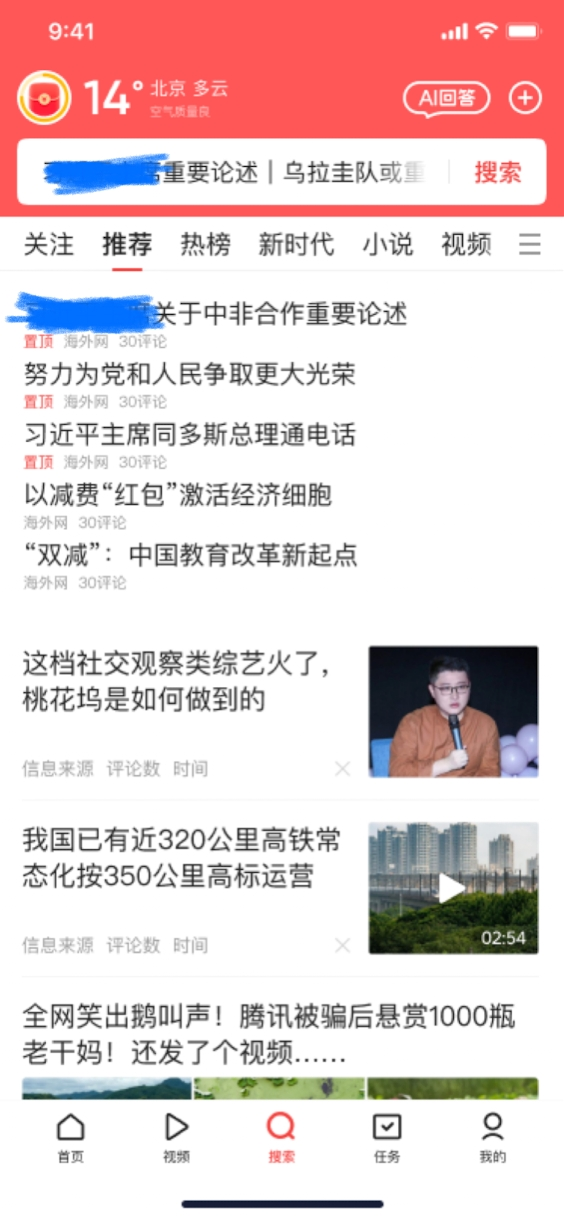
#> input picture img/首页.jpeg, 564 x 1220 px
$ python analyze_image.py '../../../img/首页.jpeg'
#> lines starting #> are read from the running program, lines starting #| are printed output that depends on the picture
import sys, json
from PIL import Image
from collections import Counter


def detect_horizontal_bands(img, y_start, y_end, w, color_threshold, min_width_ratio=0.6):
    """Detect horizontal bands of a given color."""
    bands = []
    in_band = False
    band_start = 0
    for y in range(y_start, y_end, 2):
        row = [img.getpixel((x, y)) for x in range(0, w, 8)]
        matches = sum(1 for p in row if all(a > b for a, b in zip(p, color_threshold)))
        ratio = matches / len(row) if row else 0
        if ratio > min_width_ratio and not in_band:
            in_band = True
            band_start = y
        elif ratio < 0.3 and in_band:
            in_band = False
            bands.append((band_start, y))
    if in_band:
        bands.append((band_start, y_end))
    return bands


def detect_text_region(img, y_start, y_end, w):
    """Detect horizontal regions with dense dark pixels (text)."""
    regions = []
    in_text = False
    text_start = 0
    for y in range(y_start, y_end, 2):
        row = [img.getpixel((x, y)) for x in range(0, w, 4)]
        dark = sum(1 for p in row if p[0] < 80 and p[1] < 80 and p[2] < 80)
        ratio = dark / len(row) if row else 0
        if ratio > 0.03 and not in_text:
            in_text = True
            text_start = y
        elif ratio < 0.01 and in_text:
            in_text = False
            h = y - text_start
            if h > 8:
                regions.append({"y": text_start, "height": h})
    if in_text:
        h = y_end - text_start
        if h > 8:
            regions.append({"y": text_start, "height": h})
    return regions


def classify_card(img, card_y, card_h, w, content_bottom):
    """Classify card type based on structure."""
    h_avail = img.height
    safe_y = min(card_y + card_h // 2, h_avail - 1)
    safe_bottom_y = min(card_y + int(card_h * 0.7), h_avail - 1)

    left_half = [img.getpixel((x, safe_y)) for x in range(0, w // 2, 8)]
    right_half = [img.getpixel((x, safe_y)) for x in range(w // 2, w, 8)]
    left_colors = len(set(left_half))
    right_colors = len(set(right_half))

    has_right_image = right_colors > 30
    full_row = [img.getpixel((x, safe_y)) for x in range(0, w, 4)]
    distinct = len(set(full_row))
    bottom_row = [img.getpixel((x, safe_bottom_y)) for x in range(0, w, 4)]
    bottom_distinct = len(set(bottom_row))

    top_region = img.crop((0, card_y, min(int(w * 0.3), w), card_y + min(30, card_h)))
    top_pixels = list(top_region.getdata())
    red_badge = sum(1 for p in top_pixels if p[0] > 200 and p[1] < 100 and p[2] < 100)

    if card_h > w * 0.5:
        return "LargeImageCard"
    elif has_right_image and card_h < int(w * 0.45):
        return "LeftTextRightImageCard"
    elif distinct > 80:
        return "LeftTextRightImageCard"
    elif red_badge > 5:
        return "TextTopCard"
    else:
        return "LeftTextRightImageCard"


def check_image_loaded(img, card_y, card_h, img_w, img_h):
    """Check if image region has actual content vs gray placeholder."""
    upper = max(0, card_y)
    lower = min(img_h, card_y + card_h)
    if lower <= upper:
        return False, 100
    region = img.crop((0, upper, img_w, lower))
    pixels = list(region.getdata())
    if not pixels:
        return False, 100
    gray = sum(1 for p in pixels if 180 < p[0] < 230 and 180 < p[1] < 230 and 180 < p[2] < 230)
    gray_pct = gray / len(pixels) * 100
    return gray_pct < 60, round(gray_pct, 1)


def analyze_image(path: str) -> dict:
#> called with path = '../../../img/首页.jpeg'
    img = Image.open(path)
#> img is the input picture: PIL image 564x1220 RGB; mean R, G, B 228.8, 210, 210.7
    w, h = img.width, img.height
#> w = 564; h = 1220
    pixels = list(img.getdata())
#> pixels = 688080 items

    # Overall stats
    overall = Counter(pixels).most_common(10)
#> overall = [((255, 255, 255), 403877), ((255, 87, 87), 67491), ((254, 254, 254), 12133), ((253, 253, 253), 3738), ((252, 252, 252), 3120), ((251, 251, 251), 3062), ((250, 250, 250), 2655), ((247, 247, 247), 1777), ((249, 249, 249), 1753), ((244, 244, 244), 1606)]
    total_px = len(pixels)
#> total_px = 688080
    top_colors = [{"hex": f"#{c[0]:02x}{c[1]:02x}{c[2]:02x}", "count": n, "pct": round(n / total_px * 100, 1)}
                  for c, n in overall]
#> top_colors = 10 items

    primary_red = next((c for c in overall if c[0][0] > 200 and c[0][1] < 100 and c[0][2] < 100), None)
#> primary_red = ((255, 87, 87), 67491)
    primary_red_hex = f"#{primary_red[0][0]:02x}{primary_red[0][1]:02x}{primary_red[0][2]:02x}" if primary_red else "N/A"
#> primary_red_hex = '#ff5757'
    primary_red_name = {
        (0xFF, 0x57, 0x57): "#FF5757 (design spec)",
        (0xD8, 0x1E, 0x06): "#D81E06 (old theme)",
    }.get(primary_red[0] if primary_red else None, primary_red_hex)
#> primary_red_name = '#FF5757 (design spec)'

    # ── Header ──
    header_h = int(h * 0.12)
#> header_h = 146
    header = img.crop((0, 0, w, header_h))
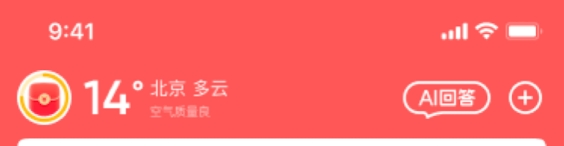
#> header: PIL image 564x146 RGB; mean R, G, B 254, 104.4, 103.5
    hp = list(header.getdata())
#> hp = 82344 items
    red_in_header = sum(1 for p in hp if p[0] > 200 and p[1] < 100 and p[2] < 100)
#> red_in_header = 69196
    red_pct = red_in_header / len(hp) * 100 if hp else 0
#> red_pct = 84.03
    avg_r = sum(p[0] for p in hp) // len(hp) if hp else 0
#> avg_r = 254
    avg_g_val = sum(p[1] for p in hp) // len(hp) if hp else 0
#> avg_g_val = 104
    avg_b = sum(p[2] for p in hp) // len(hp) if hp else 0
#> avg_b = 103
    avg_red_hex = f"#{avg_r:02x}{avg_g_val:02x}{avg_b:02x}"
#> avg_red_hex = '#fe6867'
    dark_in_header = sum(1 for p in hp if p[0] < 100 and p[1] < 100 and p[2] < 100)
#> dark_in_header = 0
    white_in_header = sum(1 for p in hp if p[0] > 230 and p[1] > 230 and p[2] > 230)
#> white_in_header = 4717
    white_header_pct = white_in_header / len(hp) * 100 if hp else 0
#> white_header_pct = 5.73

    # Detect search bar in header (white horizontal band in red area)
    search_bar = None
    for y in range(10, header_h - 20, 2):
        row = [img.getpixel((x, y)) for x in range(int(w * 0.1), int(w * 0.9), 4)]
        white = sum(1 for p in row if p[0] > 230 and p[1] > 230 and p[2] > 230)
        if white / len(row) > 0.6:
            search_bar = {"y": y, "width_ratio": round(white / len(row), 2)}
            break
#> this loop made 58 passes
#> white on passes 1 to 12: 0, 0, 0, 0, 0, 0, 0, 3, 1, 1, 3, 1

    # Detect tab bar below header
    tab_bar_y_start = header_h
#> tab_bar_y_start = 146
    tab_bar_y_end = min(header_h + int(h * 0.06), h)
#> tab_bar_y_end = 219
    tab_region = img.crop((0, tab_bar_y_start, w, tab_bar_y_end))
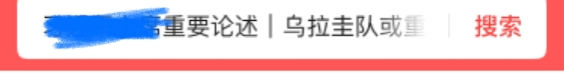
#> tab_region: PIL image 564x73 RGB; mean R, G, B 226.7, 198.2, 208.5
    tab_pixels = list(tab_region.getdata())
#> tab_pixels = 41172 items
    tab_dark = sum(1 for p in tab_pixels if p[0] < 100 and p[1] < 100 and p[2] < 100)
#> tab_dark = 351
    tab_has_text = tab_dark > 20
#> tab_has_text = True

    # ── Content ──
    content_top = header_h
#> content_top = 146
    content_bottom = h - int(h * 0.08)
#> content_bottom = 1123
    content_h_px = content_bottom - content_top
#> content_h_px = 977

    # Card detection
    cards_raw = []
    in_card = False
    card_start = 0
    for y in range(content_top, content_bottom, 4):
        row = [img.getpixel((x, y)) for x in range(0, w, 8)]
        non_bg = sum(1 for p in row if not (p[0] > 235 and p[1] > 235 and p[2] > 235))
        ratio = non_bg / len(row) if row else 0
        if ratio > 0.15 and not in_card:
            in_card = True
            card_start = y
        elif ratio < 0.05 and in_card:
            in_card = False
            card_height = y - card_start
            if card_height > 30:
                cards_raw.append({"y": card_start, "height": card_height, "y_end": y})
#> this loop made 245 passes
#> (non_bg, ratio) on passes 1 to 12: (5, 0.0704), (5, 0.0704), (9, 0.127), (13, 0.183), (45, 0.634), (47, 0.662), (48, 0.676), (47, 0.662), (47, 0.662), (43, 0.606), (13, 0.183), (12, 0.169)
#> after the loop, card_height = 24; card_start = 1114; cards_raw = 4 items; in_card = True
    if in_card:
        card_height = content_bottom - card_start
#> card_height = 9
        if card_height > 30:
            cards_raw.append({"y": card_start, "height": card_height, "y_end": content_bottom})

    # Detailed card analysis
    cards = []
    for c in cards_raw:
        card_type = classify_card(img, c["y"], c["height"], w, content_bottom)

        # Check for image content
        mid_y = min(c["y"] + c["height"] // 2, content_bottom - 1)
        row = [img.getpixel((x, mid_y)) for x in range(0, w, 4)]
        distinct = len(set(row))
        has_image = distinct > 50

        # Check if image is loaded (not gray placeholder)
        img_loaded = False
        gray_pct = 100
        if has_image:
            img_loaded, gray_pct = check_image_loaded(img, c["y"], c["height"], w, h)

        # Check for text content
        text_regions = detect_text_region(img, c["y"], c["y_end"], w)
        text_lines = [t for t in text_regions if t["height"] < 50]

        cards.append({
            "index": len(cards) + 1,
            "y": c["y"],
            "height": c["height"],
            "type": card_type,
            "has_image_region": has_image,
            "image_loaded": img_loaded if has_image else None,
            "image_gray_pct": gray_pct,
            "text_lines": len(text_lines),
        })
#> this loop made 4 passes
#> (c, safe_y in classify_card, safe_bottom_y in classify_card, left_colors in classify_card, right_colors in classify_card, distinct, bottom_distinct in classify_card, red_badge in classify_card) on pass 2: ({'y': 298, 'height': 52, 'y_end': 350}, 324, 334, 24, 14, 60, 37, 0)
#> (c, safe_y in classify_card, safe_bottom_y in classify_card, left_colors in classify_card, right_colors in classify_card, distinct, bottom_distinct in classify_card, red_badge in classify_card) on passes 1, 3, 4: ({'y': 158, 'height': 60, 'y_end': 218}, 188, 200, 12, 4, 26, 11, 480), ({'y': 646, 'height': 136, 'y_end': 782}, 714, 741, 2, 21, 38, 44, 0), ({'y': 822, 'height': 136, 'y_end': 958}, 890, 917, 1, 20, 45, 43, 0)
#> pass 1, in classify_card, `top_region = img.crop((0, card_y, min(int(w * 0.3), w), card_y + min(3..`:
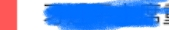
#> top_region: PIL image 169x30 RGB; mean R, G, B 112.2, 155, 231.7
#> pass 2, in classify_card (call 2), `top_region = img.crop((0, card_y, min(int(w * 0.3), w), card_y + min(3..`:
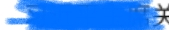
#> top_region: PIL image 169x30 RGB; mean R, G, B 63, 143.4, 247.2
#> pass 2, in check_image_loaded, `region = img.crop((0, upper, img_w, lower))`:
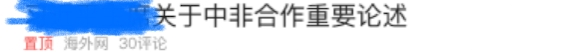
#> region: PIL image 564x52 RGB; mean R, G, B 205, 219.5, 239.3
#> pass 3, in classify_card (call 3), `top_region = img.crop((0, card_y, min(int(w * 0.3), w), card_y + min(3..`:
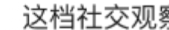
#> top_region: PIL image 169x30 RGB; min 32, max 255, mean 206.8
#> after the loop, cards = 4 items

    # Gray dividers
    gray_dividers_y = []
    for y in range(content_top, content_bottom, 2):
        row = [img.getpixel((x, y)) for x in range(0, w, 20)]
        avg_r_v = sum(p[0] for p in row) // len(row)
        avg_g_v = sum(p[1] for p in row) // len(row)
        avg_b_v = sum(p[2] for p in row) // len(row)
        if 200 < avg_r_v < 245 and abs(avg_r_v - avg_g_v) < 5 and abs(avg_g_v - avg_b_v) < 5:
            gray_dividers_y.append(y)
#> this loop made 489 passes
#> (avg_r_v, avg_g_v, avg_b_v) on passes 1 to 3: (254, 243, 243), (255, 243, 243), (255, 243, 243)

    # Merge nearby divider lines
    divider_count = 0
    if gray_dividers_y:
        divider_count = 1
        for i in range(1, len(gray_dividers_y)):
            if gray_dividers_y[i] - gray_dividers_y[i - 1] > 10:
                divider_count += 1
#> this loop made 91 passes

    # Empty space estimation
    content_pixels = list(img.crop((0, content_top, w, content_bottom)).getdata())
    bg_pixels = sum(1 for p in content_pixels if p[0] > 235 and p[1] > 235 and p[2] > 235)
    empty_ratio = bg_pixels / len(content_pixels) * 100 if content_pixels else 0
    card_fill_ratio = 100 - empty_ratio

    # ── Bottom Nav ──
    nav_h = int(h * 0.08)
    nav = img.crop((0, h - nav_h, w, h))
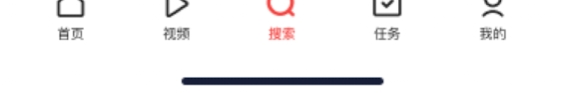
#> nav: PIL image 564x97 RGB; mean R, G, B 244.3, 243.6, 244.3
    np = list(nav.getdata())
    nav_white = sum(1 for p in np if p[0] > 240 and p[1] > 240 and p[2] > 240)
    nav_white_pct = nav_white / len(np) * 100 if np else 0
    dark_in_nav = sum(1 for p in np if p[0] < 60 and p[1] < 60 and p[2] < 80)
    selected_nav = sum(1 for p in np if p[0] == 0x17 and p[1] == 0x1e and p[2] == 0x38)

    # Determine which nav item is selected by horizontal position of #171E38
    nav_w = nav.width
    nav_item_w = nav_w / 5
    selected_index = None
    for x in range(0, nav_w):
        for y_offset in range(0, nav_h, 4):
            p = nav.getpixel((x, y_offset))
            if p[0] == 0x17 and p[1] == 0x1e and p[2] == 0x38:
                idx = int(x // nav_item_w)
                if selected_index is None or idx != selected_index:
                    if selected_index is None:
                        selected_index = idx
                break

    # ── Problem Detection ──
    problems = []
    warnings = []

    # 1. Empty content
    if len(cards) == 0:
        problems.append("No cards detected — content area is empty")
    elif len(cards) <= 2:
        warnings.append(f"Only {len(cards)} cards visible — may need to scroll or load more data")

    # 2. Card fill ratio
    if card_fill_ratio < 10 and len(cards) == 0:
        problems.append("Content area is almost entirely empty (%.1f%% fill)" % card_fill_ratio)
    elif card_fill_ratio < 30 and len(cards) > 0:
        warnings.append(f"Low content density ({card_fill_ratio:.0f}% filled by cards)")

    # 3. Header red detection
    if red_pct < 15:
        problems.append(f"Header missing red background (only {red_pct:.0f}% red pixels)")
    elif red_pct > 95:
        warnings.append(f"Header is almost entirely red ({red_pct:.0f}%) — is text/search bar visible?")

    # 4. Theme color check (only flag if it's the OLD red, ignore case)
    old_red = (0xD8, 0x1E, 0x06)
    expected_red = (0xFF, 0x57, 0x57)
    if primary_red and primary_red[0] == old_red:
        warnings.append("Theme red is #D81E06 (old), expected #FF5757 (design)")

    # 5. Header text missing (keep threshold low — white text on red is common)
    if dark_in_header < 10 and white_header_pct < 5 and red_pct > 15:
        warnings.append("Header appears to have no visible content")

    # 6. Search bar (white text search placeholder counts too)
    if search_bar is None and white_header_pct < 3:
        warnings.append("Search bar not detected in header")

    # 7. Tab bar — detect by looking for tab-like structure (horizontal row of distinct elements)
    # even if text is white-on-red (no dark pixels). Check for non-solid-color horizontal band.
    if not tab_has_text:
        tab_band = img.crop((0, tab_bar_y_start, w, tab_bar_y_end))
        tp = list(tab_band.getdata())
        distinct_colors = len(set(tp))
        if distinct_colors < 5:
            warnings.append("Tab bar below header may be missing")

    # 8. Card images
    cards_with_images = [c for c in cards if c["has_image_region"]]
    cards_loaded = [c for c in cards_with_images if c.get("image_loaded")]
    if len(cards_with_images) == 0 and len(cards) > 2:
        warnings.append("No images detected in any card — Coil may not have loaded them")
    elif cards_with_images and len(cards_loaded) < len(cards_with_images):
        loaded_names = [c["index"] for c in cards_loaded]
        all_img = [c["index"] for c in cards_with_images]
        failed = [i for i in all_img if i not in loaded_names]
        warnings.append(f"Images not loaded in cards: {failed} — possible network/Coil issue")

    # 9. Bottom nav white background
    if nav_white_pct < 50:
        problems.append(f"Bottom nav background is only {nav_white_pct:.0f}% white (expected ~100%)")
    elif nav_white_pct < 85:
        warnings.append(f"Bottom nav background is {nav_white_pct:.0f}% white — should be pure white")

    # 10. Bottom nav selected indicator
    if selected_nav == 0:
        warnings.append("No selected tab indicator (#171E38) found in bottom nav")

    # 11. Gray dividers between cards (be more tolerant)
    expected_dividers = max(0, len(cards) - 1)
    if divider_count == 0 and len(cards) >= 2:
        warnings.append("No card dividers found — cards may blend together")
    elif divider_count > expected_dividers * 2 + 2:
        warnings.append(f"Unusually many gray lines ({divider_count})")

    # 12. Header/Card overlap (content usually needs ~20px clearance)
    min_safe_y = content_top + 8
    if cards and cards[0]["y"] < content_top + 2:
        warnings.append("First card starts immediately after header — consider adding padding")

    # 13. Aspect ratio check
    expected_aspect = (564, 1220)  # design spec
    actual_aspect_ratio = w / h
    design_aspect_ratio = expected_aspect[0] / expected_aspect[1]
    if abs(actual_aspect_ratio - design_aspect_ratio) > 0.05:
        warnings.append(
            f"Aspect ratio {w / h:.3f} differs from design {design_aspect_ratio:.3f} ({w}x{h} vs {expected_aspect[0]}x{expected_aspect[1]})")

    # ── Natural Description ──
    desc_parts = []
    desc_parts.append(f"The screen is {w}x{h}px")
    desc_parts.append(f"The top has a {header_h}px red header (avg {avg_red_hex})")
    if search_bar:
        desc_parts.append("with a search bar")
    if dark_in_header > 100:
        desc_parts.append("and visible title/tab text")
    if tab_has_text:
        desc_parts.append(f"Below the header is a tab bar with channel labels")
    desc_parts.append(f"The main content area ({content_h_px}px) is a gray (#F5F5F5) background with {len(cards)} card(s)")

    for c in cards:
        status = []
        if c["has_image_region"]:
            if c["image_loaded"]:
                status.append("image loaded")
            else:
                status.append(f"image gray ({c['image_gray_pct']:.0f}%)")
        status.append(f"{c['text_lines']} text lines")
        desc_parts.append(
            f"  Card {c['index']}: {c['type']} ({c['height']}px) — {', '.join(status)}")
#> this loop made 4 passes

    desc_parts.append(
        f"The bottom has a {nav_h}px navigation bar (white background, {dark_in_nav}px dark elements)" +
        (f", tab #{selected_index} selected" if selected_index is not None else ""))

    description = "\n".join(desc_parts)

    return {
        "dimensions": {"width": w, "height": h},
        "overall_top_colors": top_colors[:8],
        "theme_red": primary_red_hex,
        "header": {
            "height_px": header_h,
            "height_pct": round(header_h / h * 100, 1),
            "avg_color": avg_red_hex,
            "red_pixels_pct": round(red_pct, 1),
            "dark_text_pixels": dark_in_header,
            "search_bar_detected": search_bar is not None,
            "search_bar_y": search_bar["y"] if search_bar else None,
            "tab_bar_detected": tab_has_text,
        },
        "content": {
            "height_px": content_h_px,
            "start_y": content_top,
            "end_y": content_bottom,
            "background_gray_pct": round(empty_ratio, 1),
            "card_fill_pct": round(card_fill_ratio, 1),
            "cards": cards,
            "gray_dividers": divider_count,
        },
        "bottom_nav": {
            "height_px": nav_h,
            "height_pct": round(nav_h / h * 100, 1),
            "bg_white_pct": round(nav_white_pct, 1),
            "selected_color_px": selected_nav,
            "dark_elements_px": dark_in_nav,
            "selected_tab_index": selected_index,
        },
        "description": description,
        "problems": problems,
        "warnings": warnings,
    }


if __name__ == "__main__":
    path = sys.argv[1]
    result = analyze_image(path)
    print(json.dumps(result, indent=2))
#> (printed output is left out)
